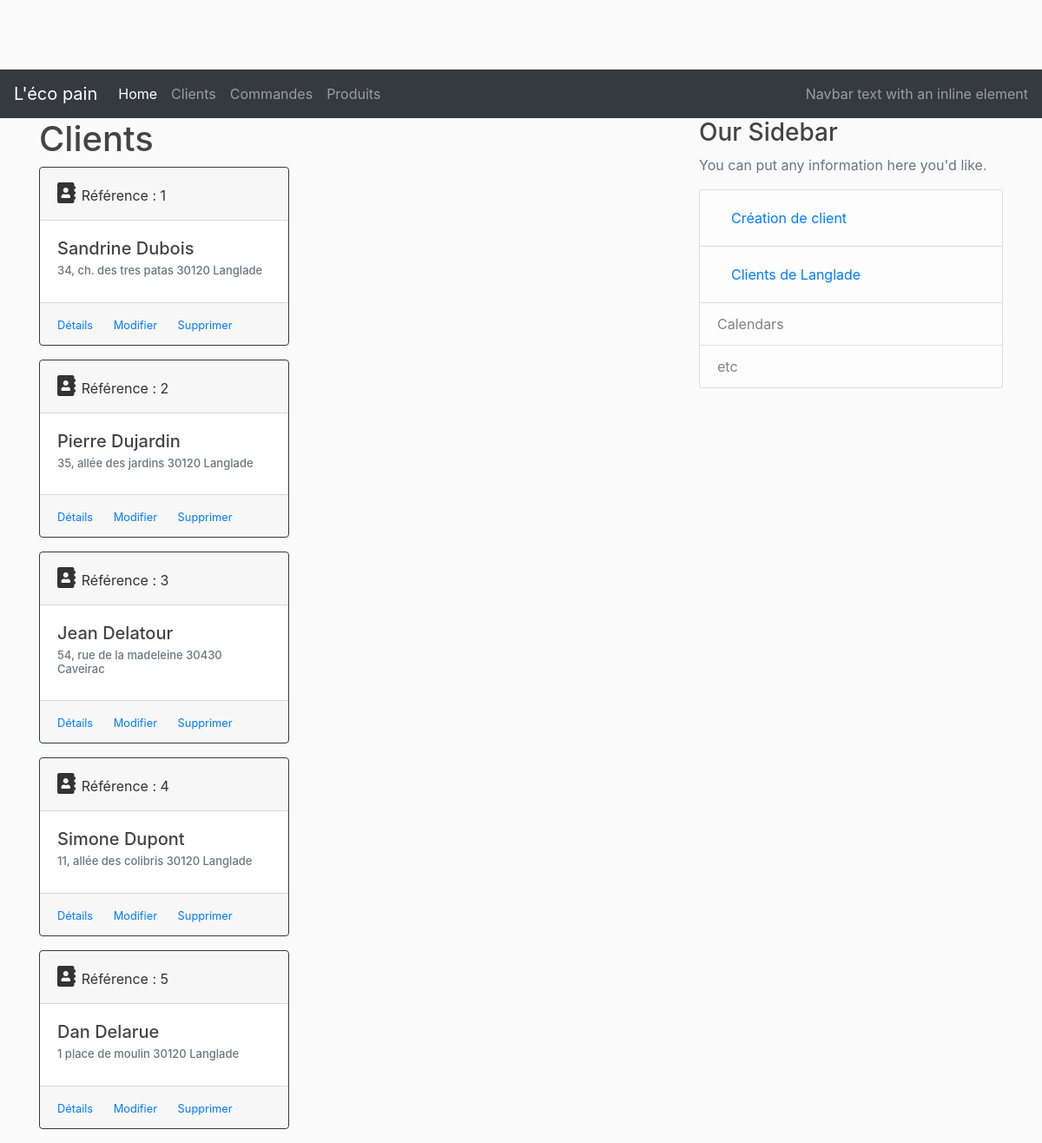
Page /customers on the committed database.
### lecopain/models.py (models this page shows, shortened)
class Customer(db.Model):
    __tablename__ = 'customers'
    id =  db.Column(db.Integer, primary_key=True)
    firstname = db.Column(db.String(50), nullable=False)
    lastname = db.Column(db.String(50), nullable=False)
    address = db.Column(db.String(200))
    cp = db.Column(db.String(20))
    city = db.Column(db.String(50))
    email = db.Column(db.String(200), nullable=False)
    created_at = db.Column(db.DateTime, nullable=False, default=datetime.utcnow)
    orders = db.relationship('Order', backref='owner', lazy=True)

### lecopain/controllers/customer_controller.py (the view)
@customer_page.route("/customers", methods=['GET', 'POST'])
def customers():
   customers = Customer.query.all()
   return render_template('/customers/customers.html', customers=customers)

### lecopain/templates/customers/customers.html (shortened to what this page needs)
{% extends "layout.html" %}
{% block content %}
<h1>Clients</h1>
    {% for customer in customers %}
    <div class="card border-dark mb-3" style="width: 18rem;">
        <div class="card-header">
                <span style="font-size: 24px;">
                        <i class="fas fa-address-book "></i>
                </span> Référence : {{customer.id}}
        </div>
        <div class="card-body">
            <h5 class="card-title">
                {{customer.firstname}} {{customer.lastname}}
            </h5>
            <h6 class="card-subtitle mb-2 text-muted" style="font-size:13px;">{{ customer.address }} {{ customer.cp }} {{ customer.city }}</h6>
        </div>
        <div class="card-footer">
            <small class="text-muted">
                <a href="/customers/{{customer.id}}" class="card-link">Détails</a>
                <a href="/customers/{{customer.id}}/update" class="card-link">Modifier</a>
                <a href="/customers/{{customer.id}}/delete" class="card-link">Supprimer</a>
            </small>
        </div>
    </div>
    {% endfor %}
{% endblock %}
{% block right_menu %}
<div class="content-section">
    <h3>Our Sidebar</h3>
    <p class='text-muted'>You can put any information here you'd like.
        <ul class="list-group">
        <li class="list-group-item list-group-item-light">
            <a class="nav-link" href="/customers/new">Création de client</a></li>
        <li class="list-group-item list-group-item-light">
            <a class="nav-link" href="/customers/city/Langlade">Clients de Langlade</a></li>
        <li class="list-group-item list-group-item-light">Calendars</li>
        <li class="list-group-item list-group-item-light">etc</li>
        </ul>
    </p>
</div>
{% endblock %}

### lecopain/static/main.css (style rules this page uses)
body { background: #fafafa; color: #333333; margin-top: 5rem; }
h1, h2, h3, h4, h5, h6 { color:#444444; }

### rows in the picture
Customer: id "1", firstname "Sandrine", lastname "Dubois", address "34, ch. des tres patas", cp "30120", city "Langlade"
Customer: id "2", firstname "Pierre", lastname "Dujardin", address "35, allée des jardins", cp "30120", city "Langlade"
Customer: id "3", firstname "Jean", lastname "Delatour", address "54, rue de la madeleine", cp "30430", city "Caveirac"
Customer: id "4", firstname "Simone", lastname "Dupont", address "11, allée des colibris", cp "30120", city "Langlade"
Customer: id "5", firstname "Dan", lastname "Delarue", address "1 place de moulin", cp "30120", city "Langlade"
